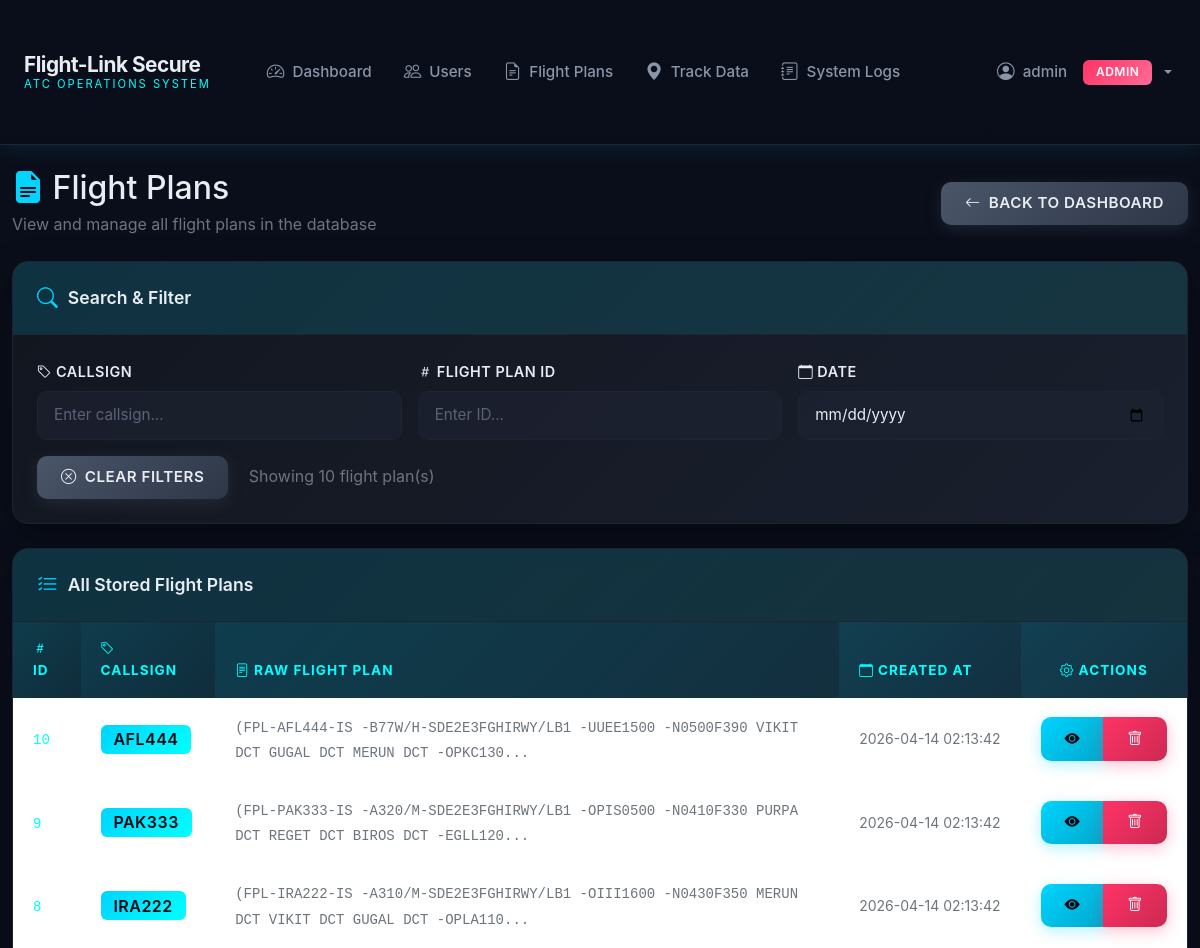
The page /admin/flight-plans (signed in, upper part) on the database as committed earlier.
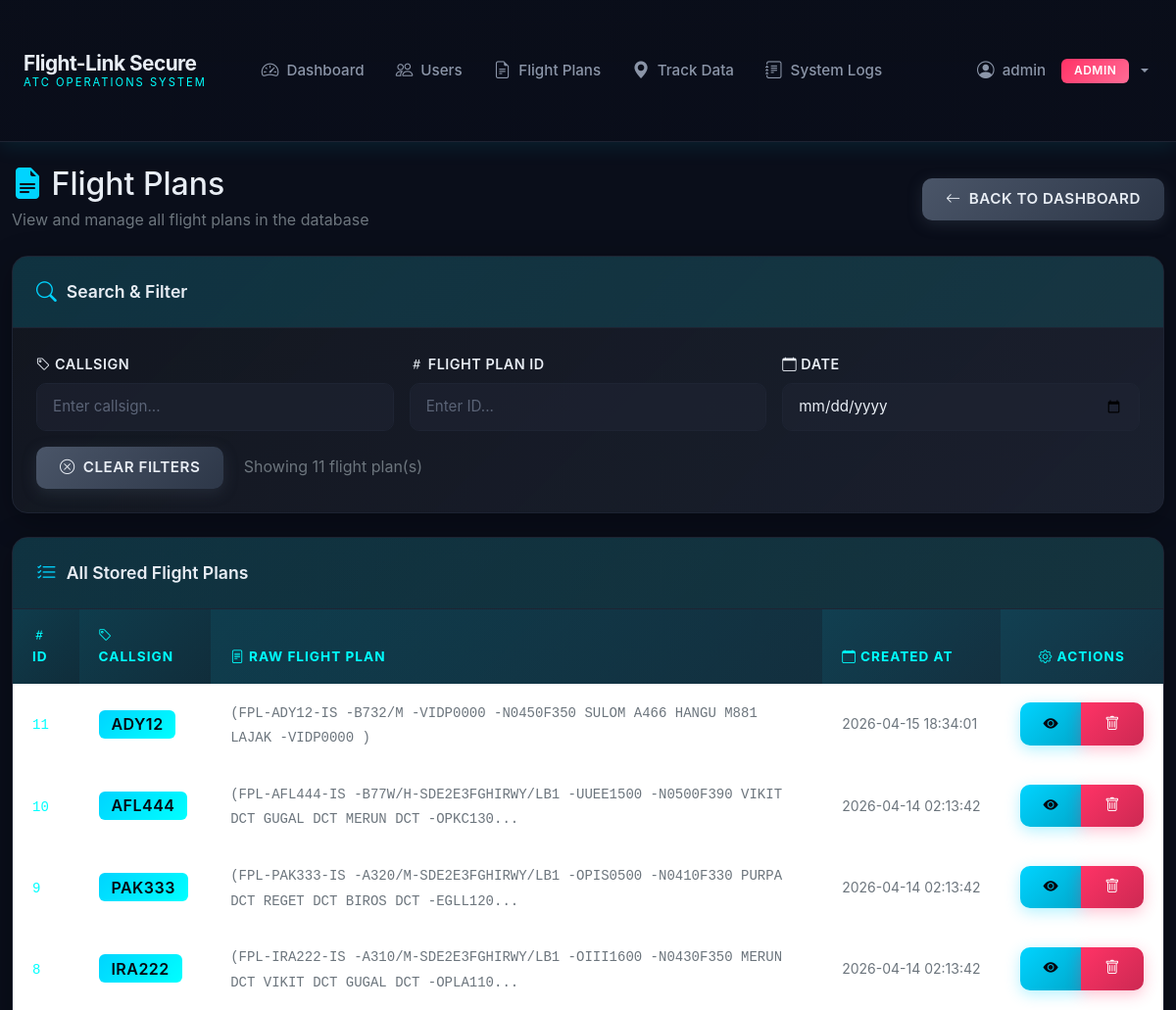
The same page on the database as committed later.
### app/models/__init__.py (models this page shows, shortened)
class FlightPlan(db.Model):
    __tablename__ = 'flight_plans'
    id = db.Column(db.Integer, primary_key=True)
    callsign = db.Column(db.String(20), unique=True, nullable=False, index=True)
    raw_flight_plan = db.Column(db.Text, nullable=False)
    created_at = db.Column(db.DateTime, default=datetime.utcnow)
    track_data = db.relationship('TrackData', backref='flight_plan', lazy=True, cascade='all, delete-orphan')

### app/routes/admin.py (the view)
@bp.route('/admin/flight-plans')
@login_required
@admin_required
def admin_flight_plans():
    flight_plans = FlightPlan.query.order_by(FlightPlan.created_at.desc()).all()
    return render_template('admin/flight_plans.html', flight_plans=flight_plans)

### app/models/__init__.py (called while the page is built)
    @property
    def is_authenticated(self):
        return True

    def is_admin(self):
        return self.role == 'admin'

### templates/admin/flight_plans.html (shortened to what the changed rows need)
{% extends "base.html" %}
{% block content %}
<div class="container-fluid py-4">
    <div class="d-flex justify-content-between align-items-center mb-4">
        <div>
            <h2 class="mb-1"><i class="bi bi-file-earmark-text-fill text-radar-blue"></i> Flight Plans</h2>
        </div>
    </div>
    <div class="card mb-4">
        <div class="card-body">
            <div class="mt-3">
                <button class="btn btn-secondary" onclick="clearFilters()">
                    <i class="bi bi-x-circle"></i> Clear Filters
                </button>
                <span id="resultCount" class="ms-3 text-secondary"></span>
            </div>
        </div>
    </div>
    <div class="card">
        <div class="card-body p-0">
            <div class="table-responsive">
                <table class="table table-hover mb-0" id="flightPlansTable">
                    <thead>
                        <tr>
                            <th><i class="bi bi-hash"></i> ID</th>
                            <th><i class="bi bi-tag"></i> Callsign</th>
                            <th><i class="bi bi-file-text"></i> Raw Flight Plan</th>
                            <th><i class="bi bi-calendar"></i> Created At</th>
                            <th class="text-center"><i class="bi bi-gear"></i> Actions</th>
                        </tr>
                    </thead>
                    <tbody>
                        {% for fp in flight_plans %}
                        <tr data-id="{{ fp.id }}" data-callsign="{{ fp.callsign }}" data-date="{{ fp.created_at.strftime('%Y-%m-%d') }}">
                            <td><code class="text-radar-cyan">{{ fp.id }}</code></td>
                            <td><span class="badge badge-primary fs-6">{{ fp.callsign }}</span></td>
                            <td>
                                <code class="small text-secondary">{{ fp.raw_flight_plan[:100] }}{% if fp.raw_flight_plan|length > 100 %}...{% endif %}</code>
                            </td>
                            <td class="text-nowrap"><small class="text-secondary">{{ fp.created_at.strftime('%Y-%m-%d %H:%M:%S') }}</small></td>
                            <td class="text-center">
                                <div class="btn-group" role="group">
                                    <button class="btn btn-sm btn-primary" data-bs-toggle="modal" data-bs-target="#fpModal{{ fp.id }}" title="View Details">
                                        <i class="bi bi-eye-fill"></i>
                                    </button>
                                    <button class="btn btn-sm btn-danger" onclick="deletePlan({{ fp.id }}, '{{ fp.callsign }}')" title="Delete">
                                        <i class="bi bi-trash"></i>
                                    </button>
                                </div>
                            </td>
                        </tr>
                        {% endfor %}
                    </tbody>
                </table>
            </div>
        </div>
    </div>
</div>
{% endblock %}

Rows that differ between the two databases and show on the page:
added FlightPlan: id "11", callsign "ADY12", raw_flight_plan "(FPL-ADY12-IS -B732/M -VIDP0000 -N0450F350 SULOM A466 HANGU M881 LAJAK -VIDP0000 )", created_at "2026-04-15 18:34:01"
Other text that changed with them:
text written by a page script: "Showing 10 flight plan(s)" → "Showing 11 flight plan(s)"
